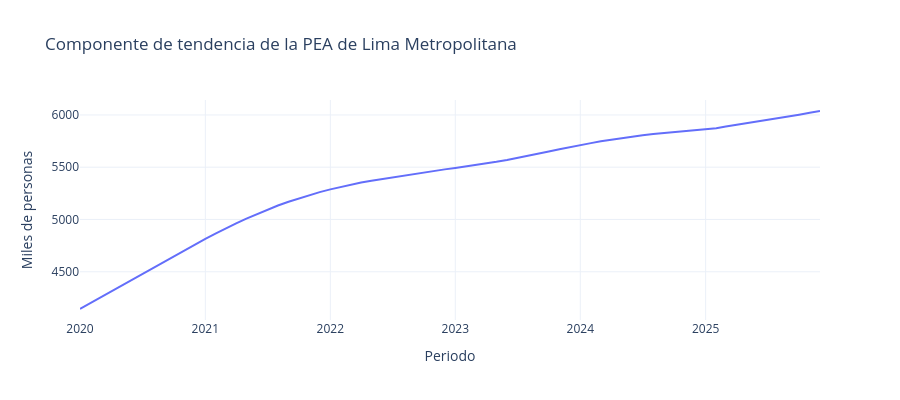

Source (notebook cell):
### Markdown cell above
#### 3.1.1 Tendencia de la serie

### Code cell
fig_tendencia = px.line(
    componentes,
    x="periodo",
    y="Tendencia",
    title="Componente de tendencia de la PEA de Lima Metropolitana",
    labels={"periodo": "Periodo", "Tendencia": "Miles de personas"})
fig_tendencia.update_layout(hovermode="x unified", template="plotly_white", height=400, showlegend=False)
fig_tendencia.show()
